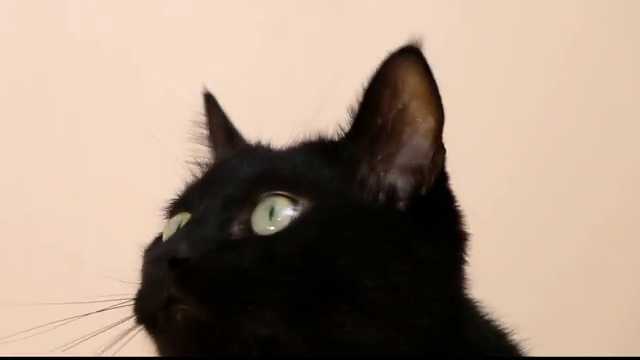
#> input picture frame 41 of jupyternotebook/openCV/video.mp4, 640 x 360 px, given in place of city.mp4, which was not available
$ python opencv_19.py
#> lines starting #> are read from the running program, lines starting #| are printed output that depends on the picture
# 주피터 노트북으로 진행
# 퀴즈
# OpenCV를 이용하여 가로로 촬영된 동영상을 세로로 회전하는 프로그램을 작성하시오
# 조건
# 1. 회전 : 시계 반대방향으로 90도
# 2. 재생속도(FPS): 원본 * 4배
# 3. 출력 파일명 : city_output.avi(코덱 : DIVX)
# - 원본 파일명 : city.mp4
import cv2
cap = cv2.VideoCapture('city.mp4')
fourcc = cv2.VideoWriter_fourcc(*'DIVX')
width = round(cap.get(cv2.CAP_PROP_FRAME_WIDTH))
height = round(cap.get(cv2.CAP_PROP_FRAME_HEIGHT))
fps = cap.get(cv2.CAP_PROP_FPS)

out = cv2.VideoWriter('city_ouput.avi', fourcc, fps*4, (height, width))

while cap.isOpened():
    ret, frame = cap.read()
#> frame is the input picture: shape (360, 640, 3); mean B, G, R 129.5, 145.6, 165.5
    if not ret:
        break

    rotate_frame = cv2.rotate(frame, cv2.ROTATE_90_COUNTERCLOCKWISE) # 시계 반대 방향으로 90도
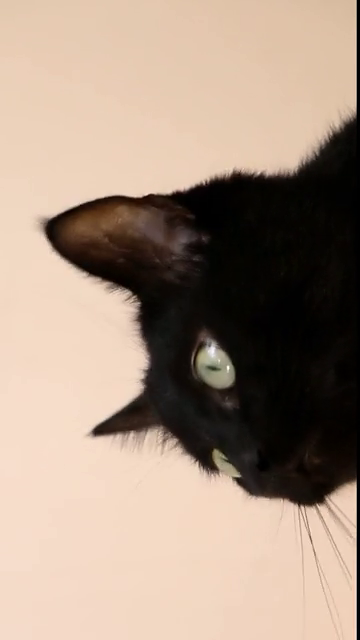
#> rotate_frame: shape (640, 360, 3); mean B, G, R 129.5, 145.6, 165.5
    out.write(rotate_frame)
    cv2.imshow('video',frame)

    if cv2.waitKey(1) == ord('q'):
#> (key q is pressed here)
        break

out.release()
cap.release()
cv2.destroyAllWindows()

$ run again, starting later in the video
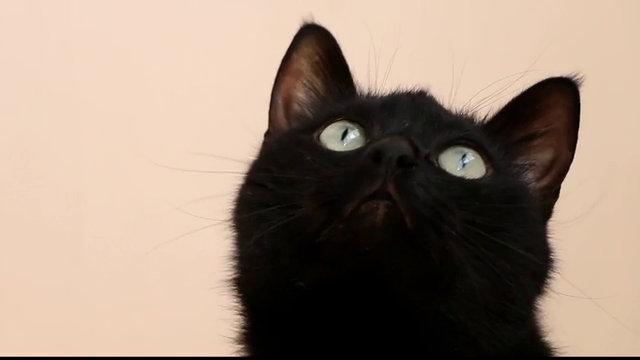
#> input picture frame 184 of jupyternotebook/openCV/video.mp4, 640 x 360 px, given in place of city.mp4, which was not available
#> frame is the input picture: shape (360, 640, 3); mean B, G, R 121, 135.8, 154.8
#> `rotate_frame = cv2.rotate(frame, cv2.ROTATE_90_COUNTERCLOCKWISE)`:
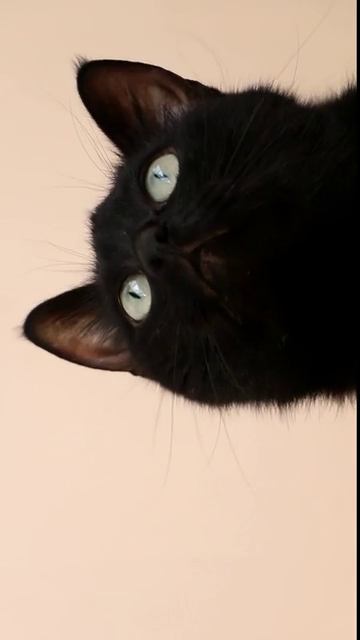
#> rotate_frame: shape (640, 360, 3); mean B, G, R 121, 135.8, 154.8

$ run again, starting later in the video
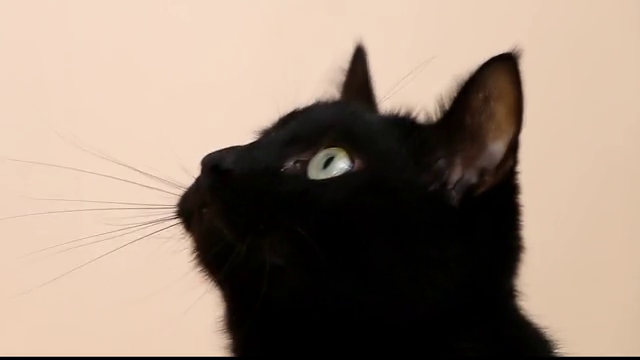
#> input picture frame 328 of jupyternotebook/openCV/video.mp4, 640 x 360 px, given in place of city.mp4, which was not available
#> frame is the input picture: shape (360, 640, 3); mean B, G, R 121.7, 136.6, 155.5
#> `rotate_frame = cv2.rotate(frame, cv2.ROTATE_90_COUNTERCLOCKWISE)`:
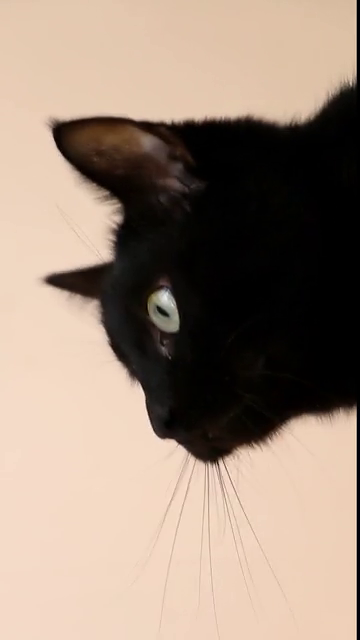
#> rotate_frame: shape (640, 360, 3); mean B, G, R 121.7, 136.6, 155.5
